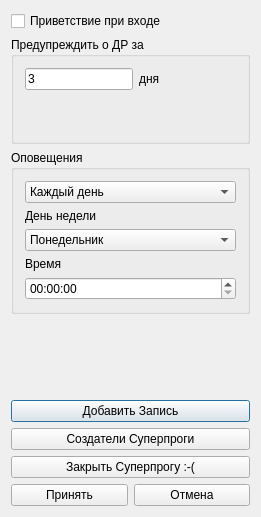
<?xml version="1.0" encoding="UTF-8"?>
<ui version="4.0">
 <class>ToolsClass</class>
 <widget class="QDialog" name="ToolsClass">
  <property name="geometry">
   <rect>
    <x>0</x>
    <y>0</y>
    <width>261</width>
    <height>517</height>
   </rect>
  </property>
  <property name="windowTitle">
   <string>Настройки</string>
  </property>
  <layout class="QVBoxLayout" name="verticalLayout_3">
   <item>
    <widget class="QCheckBox" name="checkBox">
     <property name="maximumSize">
      <size>
       <width>300</width>
       <height>300</height>
      </size>
     </property>
     <property name="text">
      <string>Приветствие при входе</string>
     </property>
    </widget>
   </item>
   <item>
    <widget class="QGroupBox" name="groupBox">
     <property name="title">
      <string>Предупреждить о ДР за</string>
     </property>
     <layout class="QVBoxLayout" name="verticalLayout">
      <item>
       <layout class="QHBoxLayout" name="horizontalLayout">
        <item>
         <widget class="QLineEdit" name="days_warn_le">
          <property name="text">
           <string>3</string>
          </property>
         </widget>
        </item>
        <item>
         <widget class="QLabel" name="label">
          <property name="text">
           <string>дня</string>
          </property>
         </widget>
        </item>
        <item>
         <spacer name="horizontalSpacer">
          <property name="orientation">
           <enum>Qt::Horizontal</enum>
          </property>
          <property name="sizeHint" stdset="0">
           <size>
            <width>40</width>
            <height>20</height>
           </size>
          </property>
         </spacer>
        </item>
       </layout>
      </item>
      <item>
       <spacer name="verticalSpacer">
        <property name="orientation">
         <enum>Qt::Vertical</enum>
        </property>
        <property name="sizeHint" stdset="0">
         <size>
          <width>20</width>
          <height>40</height>
         </size>
        </property>
       </spacer>
      </item>
     </layout>
    </widget>
   </item>
   <item>
    <widget class="QGroupBox" name="groupBox_2">
     <property name="title">
      <string>Оповещения </string>
     </property>
     <layout class="QVBoxLayout" name="verticalLayout_2">
      <item>
       <widget class="QComboBox" name="motifications_cb">
        <item>
         <property name="text">
          <string>Каждый день</string>
         </property>
        </item>
        <item>
         <property name="text">
          <string>Каждую неделю</string>
         </property>
        </item>
        <item>
         <property name="text">
          <string>Отключено</string>
         </property>
        </item>
       </widget>
      </item>
      <item>
       <widget class="QLabel" name="day_of_week_lb">
        <property name="text">
         <string>День недели</string>
        </property>
       </widget>
      </item>
      <item>
       <widget class="QComboBox" name="day_of_week_cb">
        <item>
         <property name="text">
          <string>Понедельник</string>
         </property>
        </item>
        <item>
         <property name="text">
          <string>Вторник</string>
         </property>
        </item>
        <item>
         <property name="text">
          <string>Среда</string>
         </property>
        </item>
        <item>
         <property name="text">
          <string>Четверг</string>
         </property>
        </item>
        <item>
         <property name="text">
          <string>Пятница</string>
         </property>
        </item>
        <item>
         <property name="text">
          <string>Суббота</string>
         </property>
        </item>
        <item>
         <property name="text">
          <string>Воскресенье</string>
         </property>
        </item>
       </widget>
      </item>
      <item>
       <widget class="QLabel" name="time_lb">
        <property name="text">
         <string>Время</string>
        </property>
       </widget>
      </item>
      <item>
       <widget class="QTimeEdit" name="timeEdit"/>
      </item>
     </layout>
    </widget>
   </item>
   <item>
    <spacer name="verticalSpacer_2">
     <property name="orientation">
      <enum>Qt::Vertical</enum>
     </property>
     <property name="sizeHint" stdset="0">
      <size>
       <width>20</width>
       <height>40</height>
      </size>
     </property>
    </spacer>
   </item>
   <item>
    <widget class="QPushButton" name="add_person_pb">
     <property name="text">
      <string>Добавить Запись</string>
     </property>
    </widget>
   </item>
   <item>
    <widget class="QPushButton" name="credits_pb">
     <property name="text">
      <string>Создатели Суперпроги</string>
     </property>
    </widget>
   </item>
   <item>
    <widget class="QPushButton" name="close_pb">
     <property name="text">
      <string>Закрыть Суперпрогу :-(</string>
     </property>
    </widget>
   </item>
   <item>
    <layout class="QHBoxLayout" name="horizontalLayout_2">
     <item>
      <widget class="QPushButton" name="ok_pb">
       <property name="text">
        <string>Принять</string>
       </property>
      </widget>
     </item>
     <item>
      <widget class="QPushButton" name="cancel_pb">
       <property name="text">
        <string>Отмена</string>
       </property>
      </widget>
     </item>
    </layout>
   </item>
  </layout>
 </widget>
 <layoutdefault spacing="6" margin="11"/>
 <resources/>
 <connections/>
</ui>
